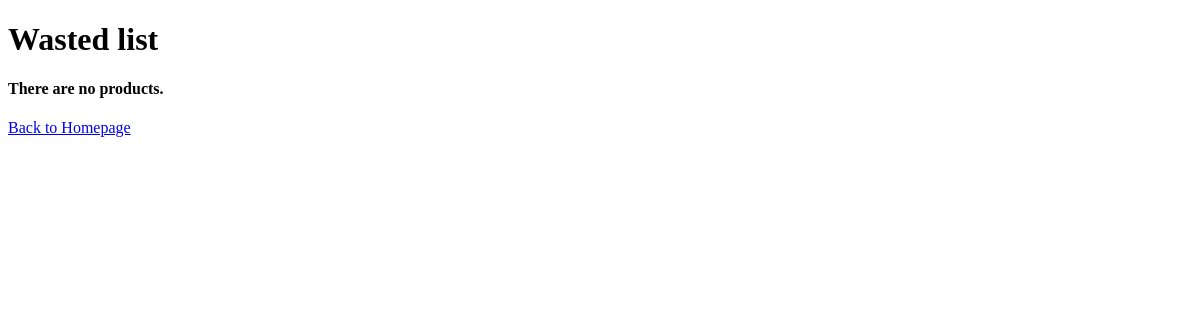
/wasted_product_list, run on an earlier commit of the app's database.
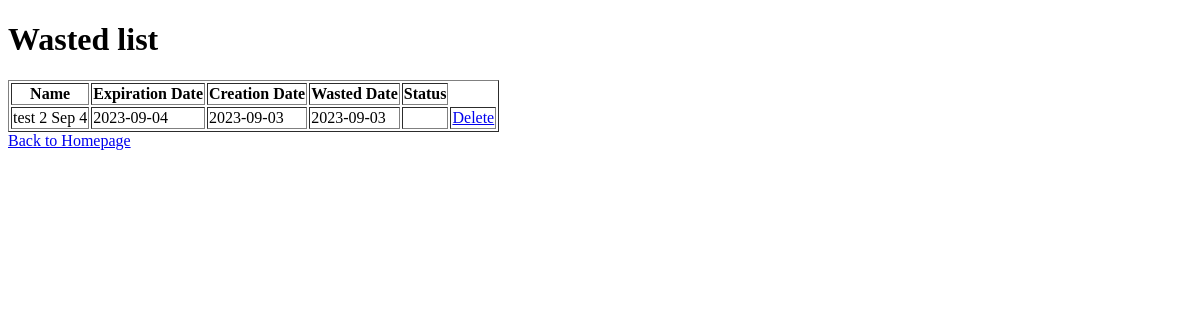
And on a later commit of the database.
### app.py (models this page shows, shortened)
class Product(db.Model):
    id = db.Column(db.Integer, primary_key=True)
    product_name = db.Column(db.String(200), nullable=False)
    date_created = db.Column(db.DateTime, default=datetime.utcnow)
    date_wasted = db.Column(db.DateTime, default=datetime.utcnow)
    expiration_date = db.Column(db.Date)
    active_status = db.Column(db.Boolean, default=True)

### app.py (the view)
@app.route('/wasted_product_list', methods=['GET', 'POST'])
def wasted_product_list():
    products = Product.query.filter_by(active_status=False).order_by(Product.date_created).all()
    return render_template("wasted_product_list.html", products=products)

### templates/wasted_product_list.html (shortened to what this page needs)
{% extends 'base.html' %}
{% block body %}
<div class="content">
    <h1>Wasted list</h1>
    {% if products|length < 1 %} <h4>There are no products.</h4>
        {% else %}
        <table border="1">
            <tr>
                <th>Name</th>
                <th>Expiration Date</th>
                <th>Creation Date</th>
                <th>Wasted Date</th>
                <th>Status</th>
            </tr>
            {% for product in products %}
            <tr>
                <td class="product-name">{{ product.product_name }}</td>
                <td class="expiration-date">{{ product.expiration_date }}</td>
                <td class="creation-date">{{ product.date_created.strftime('%Y-%m-%d') }}</td>
                {% if product.date_wasted != None %}
                    <td class="wasted-date">{{ product.date_wasted.strftime('%Y-%m-%d') }}</td>
                {% endif %}
                <td class="wasted-status" data-product-id="{{ product.id }}"></td>
                <td>
                    <a href="/delete_product/{{product.id}}">Delete</a>
                </td>
            </tr>
            {% endfor %}
        </table>
        {% endif %}
        <a href="/">Back to Homepage</a>
</div>
{% endblock %}

What changed in the data, as far as the page shows it:
now on this page (row edited): Product: product_name "test 2 Sep 4", expiration_date "2023-09-04", date_created "2023-09-03", date_wasted "2023-09-03"
Also different on the page:
text no longer shown: "There are no products."
text now shown: "Name Expiration Date Creation Date Wasted Date Status"
